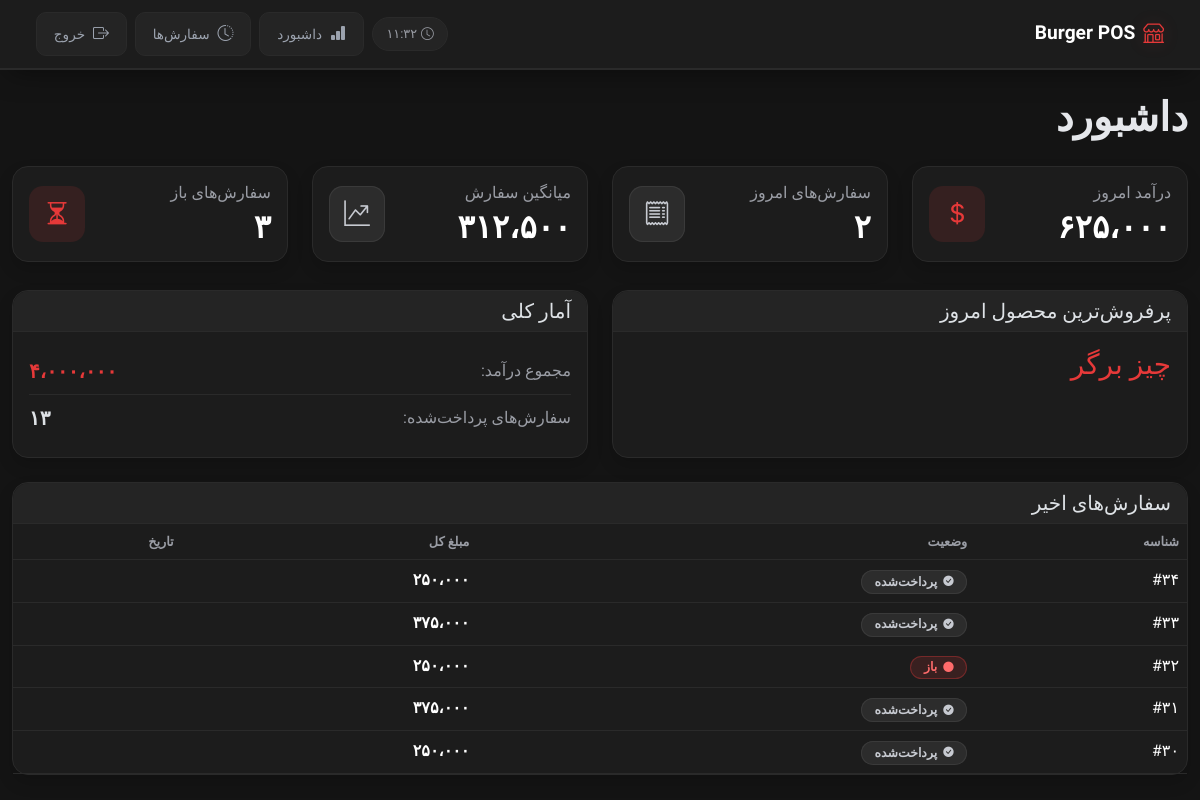
Page /dashboard/ (signed in) on the committed database.
### menu/models.py (models this page shows, shortened)
class Product(models.Model):
    name = models.CharField(max_length=55)
    price = models.PositiveIntegerField()
    is_active = models.BooleanField(default=True)
    image = models.ImageField(upload_to='products/', blank=True, null=True)

class Order(models.Model):
    STATUS_CHOICES=[
        ('draft', 'draft'),
        ('open', 'open'),
        ('paid', 'paid'),
        ('cancelled', 'cancelled'),
    ]
    user = models.ForeignKey(get_user_model(), on_delete=models.CASCADE)
    created_at = models.DateTimeField(auto_now_add=True)
    total_price = models.PositiveIntegerField(default=0)
    status = models.CharField(max_length=10, choices=STATUS_CHOICES, default='draft')

### menu/views.py (the view)
# urls.py: path('dashboard/', DashboardView.as_view(), name='dashboard'),
class DashboardView(LoginRequiredMixin, UserPassesTestMixin, TemplateView):
    template_name = "menu/dashboard.html"
    def test_func(self):
        return self.request.user.is_superuser
    def get_context_data(self, **kwargs):
        context = super().get_context_data(**kwargs)
        today = date.today()
        today_paid_orders = Order.objects.filter(
            status="paid",
            created_at__date=today
        )
        today_stats = today_paid_orders.aggregate(
            total=Sum("total_price"),
            count=Count("id"),
            avg=Avg("total_price"),
        )
        total_sales_today = today_stats["total"] or 0
        total_orders_today = today_stats["count"]
        average_order_today = int(today_stats["avg"] or 0)
        best_seller_today = (
            Product.objects.filter(
                orderitem__order__status="paid",
                orderitem__order__created_at__date=today
            )
            .annotate(total_sold=Sum("orderitem__quantity"))
            .order_by("-total_sold")
            .first()
        )
        all_time_stats = Order.objects.filter(status="paid").aggregate(
            total=Sum("total_price"),
            count=Count("id"),
        )
        total_sales_all = all_time_stats["total"] or 0
        total_paid_orders = all_time_stats["count"]
        open_orders = Order.objects.filter(status="open").count()
        recent_orders = (
            Order.objects.filter(status__in=["open", "paid"])
            .select_related("user")
            .order_by("-created_at")[:5]
        )
        context.update({
            "total_sales_today": total_sales_today,
            "total_orders_today": total_orders_today,
            "average_order_today": average_order_today,
            "best_seller_today": best_seller_today,
            "total_sales_all": total_sales_all,
            "total_paid_orders": total_paid_orders,
            "open_orders": open_orders,
            "recent_orders": recent_orders,
        })
        return context

### menu/templatetags/custom_filters.py (called while the page is built)
@register.filter
def persian_number(value):
    value = intcomma(value, False)
    en = '0123456789,'
    fa = '۰۱۲۳۴۵۶۷۸۹،'
    return str(value).translate(
        str.maketrans(en, fa)
    )

@register.filter
def to_jalali(value, format_string='%Y/%m/%d - %H:%M'):
    if not value:
        return ''
    jalali = jdatetime.datetime.fromgregorian(datetime=value)
    return jalali.strftime(format_string)

### menu/templates/menu/dashboard.html (shortened to what this page needs)
{% extends "_base.html" %}
{% load custom_filters %}
{% load i18n %}
{% block content %}
<h1 class="mb-4 fw-bold">
    {% trans "Dashboard" %}
</h1>
<div class="row g-4">
    <div class="col-md-3">
        <div class="card shadow">
            <div class="card-body">
                <div class="stat-mini">
                    <div>
                        <h6 class="text-muted mb-2">
                            {% trans "Today's Revenue" %}
                        </h6>
                        <h2 class="stat-number text-white mb-0">
                            {{ total_sales_today|persian_number }}
                        </h2>
                    </div>
                    <div class="icon-badge icon-badge-red">
                        <i class="bi bi-currency-dollar"></i>
                    </div>
                </div>
            </div>
        </div>
    </div>
    <div class="col-md-3">
        <div class="card shadow">
            <div class="card-body">
                <div class="stat-mini">
                    <div>
                        <h6 class="text-muted mb-2">
                            {% trans "Orders Today" %}
                        </h6>
                        <h2 class="stat-number text-white mb-0">
                            {{ total_orders_today|persian_number }}
                        </h2>
                    </div>
                    <div class="icon-badge icon-badge-gray">
                        <i class="bi bi-receipt"></i>
                    </div>
                </div>
            </div>
        </div>
    </div>
    <div class="col-md-3">
        <div class="card shadow">
            <div class="card-body">
                <div class="stat-mini">
                    <div>
                        <h6 class="text-muted mb-2">
                            {% trans "Average Order" %}
                        </h6>
                        <h2 class="stat-number text-white mb-0">
                            {{ average_order_today|persian_number }}
                        </h2>
                    </div>
                    <div class="icon-badge icon-badge-gray">
                        <i class="bi bi-graph-up-arrow"></i>
                    </div>
                </div>
            </div>
        </div>
    </div>
    <div class="col-md-3">
        <div class="card shadow">
            <div class="card-body">
                <div class="stat-mini">
                    <div>
                        <h6 class="text-muted mb-2">
                            {% trans "Open Orders" %}
                        </h6>
                        <h2 class="stat-number text-white mb-0">
                            {{ open_orders|persian_number }}
                        </h2>
                    </div>
                    <div class="icon-badge icon-badge-red">
                        <i class="bi bi-hourglass-split"></i>
                    </div>
                </div>
            </div>
        </div>
    </div>
</div>
<div class="row g-4 mt-1">
    <div class="col-lg-6">
        <div class="card shadow h-100">
            <div class="card-header">
                <h5 class="mb-0">
                    {% trans "Best Seller Today" %}
                </h5>
            </div>
            <div class="card-body">
                {% if best_seller_today %}
                    <h3
                        style="
                            color: var(--primary-red);
                        "
                    >
                        {{ best_seller_today.name }}
                    </h3>
                {% else %}
                    <p class="text-muted text-center py-4 mb-0">
                        <i class="bi bi-emoji-neutral fs-2 d-block mb-2"></i>
                        {% trans "No sales today" %}
                    </p>
                {% endif %}
            </div>
        </div>
    </div>
    <div class="col-lg-6">
        <div class="card shadow h-100">
            <div class="card-header">
                <h5 class="mb-0">
                    {% trans "Overall Statistics" %}
                </h5>
            </div>
            <div class="card-body">
                <div class="d-flex justify-content-between align-items-center py-2 border-bottom" style="border-color: var(--border) !important;">
                    <span class="text-muted">{% trans "Total Revenue:" %}</span>
                    <strong class="price-tag fs-5">
                        {{ total_sales_all|persian_number }}
                    </strong>
                </div>
                <div class="d-flex justify-content-between align-items-center py-2">
                    <span class="text-muted">{% trans "Paid Orders:" %}</span>
                    <strong class="fs-5">
                        {{ total_paid_orders|persian_number }}
                    </strong>
                </div>
            </div>
        </div>
    </div>
</div>
<div class="row mt-4">
    <div class="col-12">
        <div class="card shadow">
            <div class="card-header">
                <h5 class="mb-0">
                    {% trans "Recent Orders" %}
                </h5>
            </div>
            <div class="card-body p-0">
                <table class="table table-hover mb-0">
                    <thead>
                        <tr>
                            <th>{% trans "ID" %}</th>
                            <th>{% trans "Status" %}</th>
                            <th>{% trans "Total" %}</th>
                            <th>{% trans "Date" %}</th>
                        </tr>
                    </thead>
                    <tbody>
                        {% for order in recent_orders %}
                        <tr>
                            <td>
                                #{{ order.id|persian_number }}
                            </td>
                            <td>
                                {% if order.status == "paid" %}
                                    <span class="status-badge status-badge-paid">
                                        <i class="bi bi-check-circle-fill"></i>
                                        {% trans "Paid" %}
                                    </span>
                                {% else %}
                                    <span class="status-badge status-badge-open">
                                        <i class="bi bi-circle-fill"></i>
                                        {% trans "Open" %}
                                    </span>
                                {% endif %}
                            </td>
                            <td class="price-tag">
                                {{ order.total_price|persian_number }}
                            </td>
                            <td class="text-muted">
                            </td>
                        </tr>
                        {% endfor %}
                    </tbody>
                </table>
            </div>
        </div>
    </div>
</div>
{% endblock %}

### static/css/styles.css (style rules this page uses)
:root { --primary-red: #e63939; --red-dark: #c1121f; --red-light: #ff6b6b; --red-glow: rgba(230, 57, 57, 0.18); --surface-1: #141414; --surface-2: #1c1c1c; --surface-3: #242424; --surface-4: #2c2c2c; --border: #2a2a2a; --border-light: #3a3a3a; --text-muted: #9a9da5; --radius-sm: 10px; --radius-md: 16px; --shadow-soft: 0 10px 28px -10px rgba(0,0,0,0.5); --transition-base: all 0.25s cubic-bezier(0.4,0,0.2,1); }
* { -webkit-tap-highlight-color: transparent; }
body { background: var(--surface-1); font-family: 'Vazirmatn', system-ui, sans-serif; color: #e5e7eb; }
.text-muted { color: var(--text-muted) !important; }
.card { border-radius: var(--radius-md); border: 1px solid var(--border); background: var(--surface-2); }
.card-header { background: var(--surface-3); border-bottom: 1px solid var(--border); border-radius: var(--radius-md) var(--radius-md) 0 0 !important; }
.icon-badge { width: 56px; height: 56px; border-radius: 14px; display: flex; align-items: center; justify-content: center; flex-shrink: 0; }
.icon-badge i { font-size: 1.6rem; }
.icon-badge-red { background: rgba(230, 57, 57, 0.12); color: var(--primary-red); }
.icon-badge-gray { background: var(--surface-4); color: #c7cad1; box-shadow: inset 0 0 0 1px var(--border-light); }
.stat-number { font-size: 2rem; font-weight: 700; line-height: 1.1; }
.stat-mini { display: flex; align-items: center; justify-content: space-between; gap: 12px; }
.price-tag { color: var(--primary-red); font-weight: 600; }
.status-badge { display: inline-flex; align-items: center; gap: 6px; padding: 0.35rem 0.85rem; border-radius: 999px; font-size: 0.78rem; font-weight: 600; line-height: 1; }
.status-badge i { font-size: 0.65rem; }
.status-badge-paid { background: var(--surface-4); color: #c7cad1; box-shadow: inset 0 0 0 1px var(--border-light); }
.status-badge-open { background: rgba(230, 57, 57, 0.14); color: var(--red-light); box-shadow: inset 0 0 0 1px rgba(230, 57, 57, 0.35); }
.table { color: #e5e7eb; }
.table > :not(caption) > * > * { border-bottom-color: var(--border); background-color: transparent; }
.table thead th { color: var(--text-muted); font-weight: 600; font-size: 0.8rem; border-bottom: 1px solid var(--border) !important; }

### rows in the picture
Product: name "چیز برگر"
Order: id|persian_number "۳۴", total_price|persian_number "۲۵۰،۰۰۰"
Order: id|persian_number "۳۳", total_price|persian_number "۳۷۵،۰۰۰"
Order: id|persian_number "۳۲", total_price|persian_number "۲۵۰،۰۰۰"
Order: id|persian_number "۳۱", total_price|persian_number "۳۷۵،۰۰۰"
Order: id|persian_number "۳۰", total_price|persian_number "۲۵۰،۰۰۰"

### other values in the picture
{{ total_sales_today|persian_number }} "۶۲۵،۰۰۰"
{{ total_orders_today|persian_number }} "۲"
{{ average_order_today|persian_number }} "۳۱۲،۵۰۰"
{{ open_orders|persian_number }} "۳"
{{ total_sales_all|persian_number }} "۴،۰۰۰،۰۰۰"
{{ total_paid_orders|persian_number }} "۱۳"
